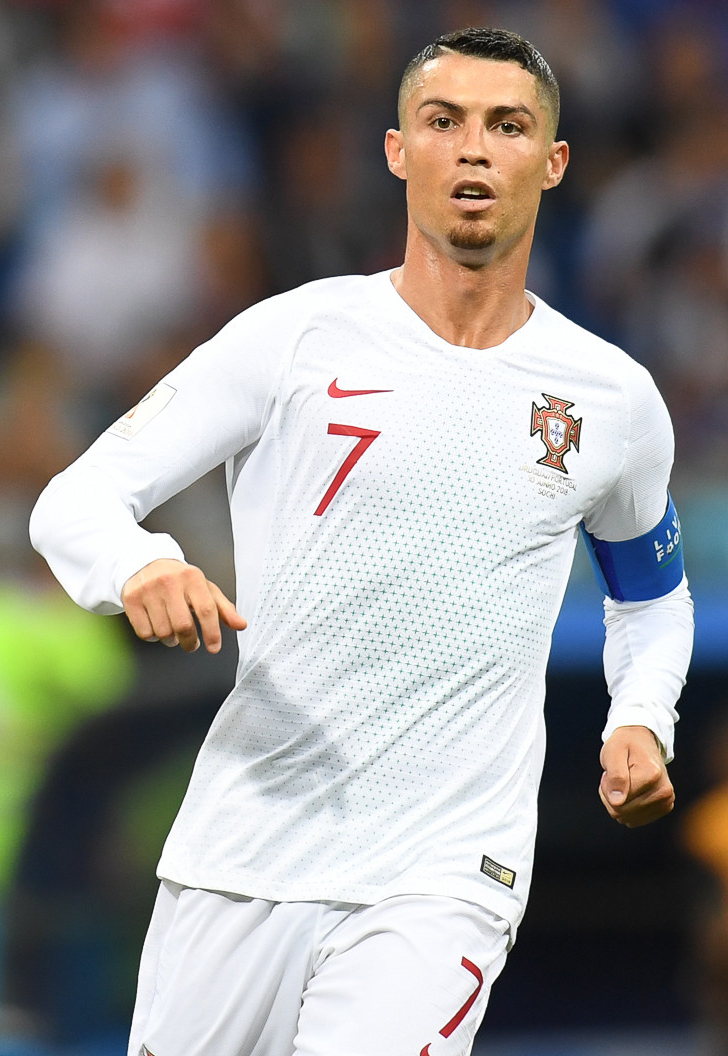
#> input picture input_image.jpg, 728 x 1056 px
$ jupyter execute --allow-errors ModelosParalelismo.ipynb   (shell and % lines are left out)
#> lines starting #> are read from the running program, lines starting #| are printed output that depends on the picture
### Paralelismo de datos

El paralelismo de datos es una técnica de computación paralela donde se divide un conjunto de datos en partes más pequeñas que pueden ser procesadas simultáneamente por múltiples procesadores o núcleos de procesamiento. A diferencia del paralelismo de tareas, donde diferentes tareas o funciones son ejecutadas en paralelo, el paralelismo de datos se centra en aplicar la misma operación a diferentes fragmentos de datos de manera concurrente. Esta técnica es particularmente efectiva en aplicaciones que involucran grandes volúmenes de datos y operaciones repetitivas.

**Conceptos fundamentales**:

División de datos:

- Segmentación: Los datos se segmentan en bloques que pueden ser procesados independientemente. Por ejemplo, en el procesamiento de imágenes, una imagen puede dividirse en múltiples segmentos, y cada segmento puede ser procesado por un núcleo diferente.
- Distribución: Los datos segmentados se distribuyen entre los procesadores disponibles. Esta distribución debe ser balanceada para asegurar que cada procesador tenga una cantidad similar de trabajo, minimizando así el tiempo total de ejecución.

Operaciones similares:

- Aplicación de la misma operación: Cada procesador aplica la misma operación a su segmento de datos. Esto es eficiente en algoritmos como el procesamiento de matrices, transformadas de Fourier, y en la mayoría de las operaciones aritméticas en vectores.
- Independencia de los datos: Las operaciones deben ser independientes entre sí para evitar conflictos y asegurar que no se necesiten sincronizaciones complejas.


**Implementaciones y arquitecturas**

Vectorización:

- Procesadores SIMD (Single Instruction, Multiple Data): En estos procesadores, una sola instrucción es aplicada a múltiples datos simultáneamente. SIMD es común en unidades de procesamiento gráfico (GPU) y en algunas extensiones de conjuntos de instrucciones de CPU como SSE (Streaming SIMD Extensions) y AVX (Advanced Vector Extensions).
- Ejemplos: Operaciones como la suma de vectores, multiplicación de matrices, y filtrado de imágenes se benefician enormemente de la vectorización.

Arquitectura de memoria compartida:

- Multiprocesadores de memoria compartida: En estas arquitecturas, múltiples procesadores comparten una única memoria principal. La sincronización y la coherencia de caché son críticas en estos sistemas para asegurar que todos los procesadores trabajen con datos consistentes.
- OpenMP: Es una API para programación paralela en sistemas de memoria compartida. Permite a los programadores especificar de manera sencilla las partes del código que deben ser paralelizadas.

Arquitectura de memoria distribuida:

- Clusters y grids: En sistemas de memoria distribuida, cada procesador tiene su propia memoria local. Los datos deben ser explícitamente enviados entre procesadores, generalmente mediante un mecanismo de paso de mensajes.
- MPI (Message Passing Interface): Es un estándar para la programación paralela en sistemas de memoria distribuida. Permite la comunicación eficiente entre procesos que se ejecutan en diferentes nodos de un cluster.

**Aplicaciones y ejemplos**

Procesamiento de imágenes:

- Filtrado y Transformaciones: Operaciones como la convolución y las transformadas de Fourier en imágenes se pueden paralelizar dividiendo la imagen en bloques y aplicando la operación a cada bloque simultáneamente.
- Ejemplo práctico: En el procesamiento de video, cada cuadro puede ser segmentado y procesado en paralelo para efectos como el suavizado, la detección de bordes, y la compresión.

Computación científica:

- Simulaciones: Simulaciones de sistemas físicos, como dinámica molecular o simulaciones de clima, pueden paralelizarse dividiendo el espacio físico en subregiones, cada una procesada en paralelo.
- Ejemplo práctico: En una simulación de dinámica de fluidos, el dominio de simulación puede dividirse en celdas, y el cálculo del flujo en cada celda se realiza en paralelo.

Big Data y análisis de datos:

- MapReduce: Es un modelo de programación que permite el procesamiento de grandes conjuntos de datos en paralelo. Los datos se dividen en fragmentos y se procesan en paralelo mediante funciones de mapeo y reducción.
- Ejemplo práctico: Procesos de ETL (Extract, Transform, Load) en bases de datos grandes se benefician del paralelismo de datos para extraer, transformar y cargar datos de manera eficiente.

**Desafíos y consideraciones**

Equilibrio de carga:

- Desbalanceo de carga: Un desafío importante en el paralelismo de datos es asegurar que todos los procesadores tengan una cantidad equitativa de trabajo. Si algunos procesadores terminan antes que otros, los recursos no se utilizan de manera eficiente.
- Técnicas de equilibrio: Estrategias como el balanceo dinámico de carga y la redistribución de datos en tiempo de ejecución pueden ayudar a mitigar este problema.

Comunicación y sincronización:

- Latencia y ancho de banda: En arquitecturas de memoria distribuida, la latencia de comunicación y el ancho de banda son factores críticos. Una comunicación excesiva puede reducir significativamente los beneficios del paralelismo.
- Barreras y sincronización: La necesidad de sincronización entre procesadores puede introducir esperas y reducir la eficiencia. El diseño de algoritmos debe minimizar estas sincronizaciones.

Coherencia de memoria:

- Incoherencia de caché: En sistemas de memoria compartida, mantener la coherencia de caché es esencial para asegurar que todos los procesadores trabajen con datos actualizados.
- Protocolos de coherencia: Protocolos como MESI (Modified, Exclusive, Shared, Invalid) y MOESI (Modified, Owner, Exclusive, Shared, Invalid) se utilizan para gestionar la coherencia de caché.

#### Ejercicios de paralelismo de datos

Ejercicio 1: Procesamiento paralelo de imágenes con OpenCV y Multiprocessing
Descripción: Divide una imagen en varios segmentos y aplica un filtro (por ejemplo, filtro de desenfoque) a cada segmento en paralelo usando el módulo multiprocessing.

Tareas:

- Cargar una imagen utilizando OpenCV.
- Dividir la imagen en segmentos.
- Aplicar un filtro de desenfoque a cada segmento en paralelo.
- Unir los segmentos procesados y guardar la imagen resultante.

Pistas:

- Usa cv2.imread para cargar la imagen.
- Usa multiprocessing.Pool para el procesamiento paralelo.
- Usa numpy.hstack o numpy.vstack para unir los segmentos procesados.

[cell 1]
import cv2 #procesamiento de imagenes
import numpy as np  #manejo de arreglos
from multiprocessing import Pool

def apply_blur(segment):
    return cv2.GaussianBlur(segment, (15, 15), 0)

def parallel_image_processing(image_path):
#> called with image_path = 'input_image.jpg'
    image = cv2.imread(image_path)  #carga la imagen desde la ruta
#> image is the input picture: shape (1056, 728, 3); mean B, G, R 142.2, 144, 146.2
    height, width, _ = image.shape  #obtiene dimensiones de la imagen
    segments = np.array_split(image, 4, axis=1)  #divide la imagen en 4 segmenos verticales
#> segments = 4 items

    with Pool(processes=4) as pool:
        blurred_segments = pool.map(apply_blur, segments)  #aplica la funcion en paralelo
#> blurred_segments = 4 items

    blurred_image = np.hstack(blurred_segments)  #une segmentos desenfocados en una sola imagen
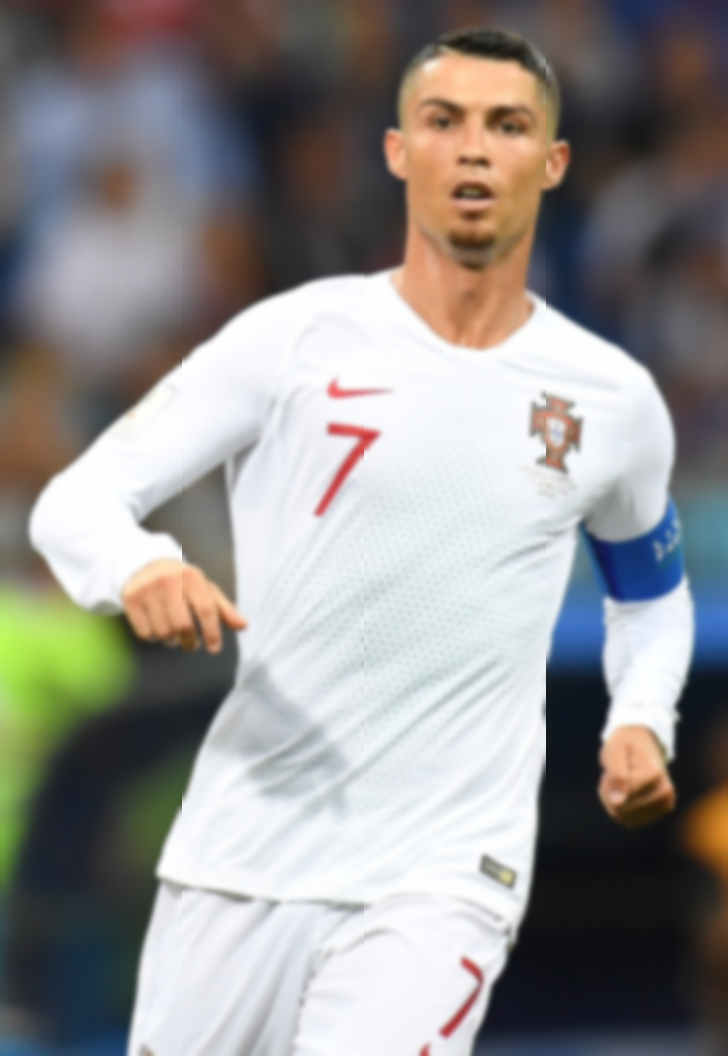
#> blurred_image: shape (1056, 728, 3); mean of channels 0, 1, 2 142.2, 144, 146.2; drawn as B, G, R
#> (the rest of the program and of its run is left out)
